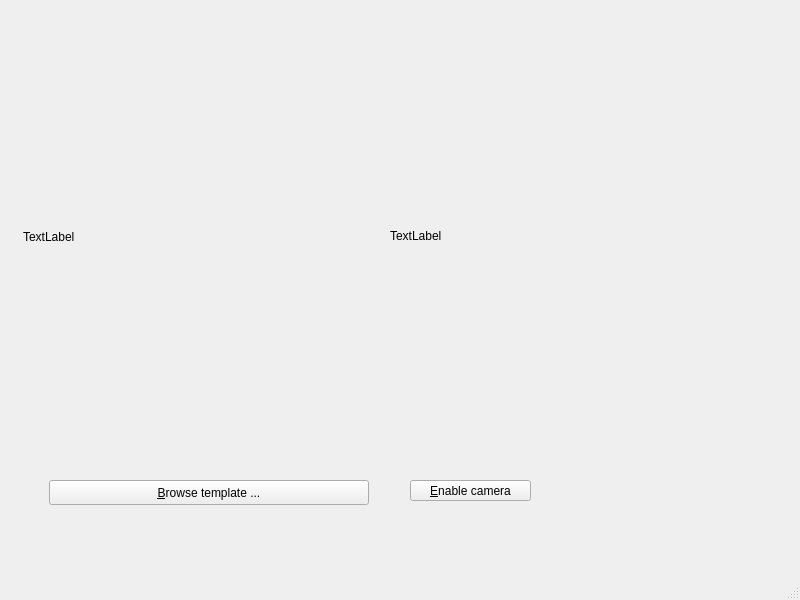
<?xml version="1.0" encoding="UTF-8"?>
<ui version="4.0">
 <class>MainWindow</class>
 <widget class="QMainWindow" name="MainWindow">
  <property name="geometry">
   <rect>
    <x>0</x>
    <y>0</y>
    <width>800</width>
    <height>600</height>
   </rect>
  </property>
  <property name="windowTitle">
   <string>SIFT Demo</string>
  </property>
  <widget class="QWidget" name="centralwidget">
   <widget class="QPushButton" name="browse_button">
    <property name="geometry">
     <rect>
      <x>49</x>
      <y>480</y>
      <width>320</width>
      <height>25</height>
     </rect>
    </property>
    <property name="text">
     <string>&amp;Browse template ...</string>
    </property>
   </widget>
   <widget class="QPushButton" name="toggle_cam_button">
    <property name="geometry">
     <rect>
      <x>410</x>
      <y>480</y>
      <width>121</width>
      <height>21</height>
     </rect>
    </property>
    <property name="text">
     <string>&amp;Enable camera</string>
    </property>
   </widget>
   <widget class="QLabel" name="template_label">
    <property name="geometry">
     <rect>
      <x>23</x>
      <y>46</y>
      <width>351</width>
      <height>381</height>
     </rect>
    </property>
    <property name="text">
     <string>TextLabel</string>
    </property>
   </widget>
   <widget class="QLabel" name="live_image_label">
    <property name="geometry">
     <rect>
      <x>390</x>
      <y>40</y>
      <width>381</width>
      <height>391</height>
     </rect>
    </property>
    <property name="text">
     <string>TextLabel</string>
    </property>
   </widget>
  </widget>
  <widget class="QMenuBar" name="menubar">
   <property name="geometry">
    <rect>
     <x>0</x>
     <y>0</y>
     <width>800</width>
     <height>22</height>
    </rect>
   </property>
  </widget>
  <widget class="QStatusBar" name="statusbar"/>
 </widget>
 <resources/>
 <connections/>
</ui>
